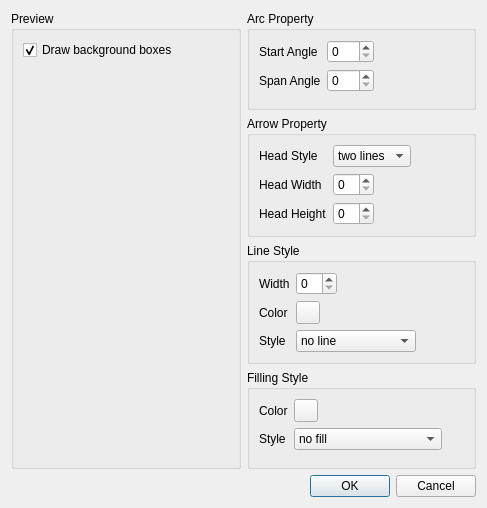
<?xml version="1.0" encoding="UTF-8"?>
<ui version="4.0">
 <class>StyleDialogBase</class>
 <widget class="QDialog" name="StyleDialogBase">
  <property name="geometry">
   <rect>
    <x>0</x>
    <y>0</y>
    <width>487</width>
    <height>508</height>
   </rect>
  </property>
  <property name="windowTitle">
   <string>Style Dialog</string>
  </property>
  <layout class="QVBoxLayout" name="verticalLayout_2">
   <item>
    <layout class="QHBoxLayout" name="horizontalLayout">
     <item>
      <widget class="QGroupBox" name="groupPreview">
       <property name="title">
        <string>Preview</string>
       </property>
       <layout class="QVBoxLayout" name="verticalLayout_3">
        <item>
         <widget class="QCheckBox" name="backgroundCheckBox">
          <property name="text">
           <string>Draw background boxes</string>
          </property>
          <property name="checked">
           <bool>true</bool>
          </property>
         </widget>
        </item>
        <item>
         <spacer name="verticalSpacer">
          <property name="orientation">
           <enum>Qt::Vertical</enum>
          </property>
          <property name="sizeHint" stdset="0">
           <size>
            <width>20</width>
            <height>40</height>
           </size>
          </property>
         </spacer>
        </item>
       </layout>
      </widget>
     </item>
     <item>
      <layout class="QVBoxLayout" name="verticalLayout">
       <item>
        <widget class="QGroupBox" name="arcGroupBox">
         <property name="title">
          <string>Arc Property</string>
         </property>
         <layout class="QFormLayout" name="formLayout_2">
          <property name="fieldGrowthPolicy">
           <enum>QFormLayout::ExpandingFieldsGrow</enum>
          </property>
          <item row="0" column="0">
           <widget class="QLabel" name="startAngleLabel">
            <property name="text">
             <string>Start Angle</string>
            </property>
           </widget>
          </item>
          <item row="0" column="1">
           <widget class="QSpinBox" name="startAngleSpinBox">
            <property name="maximum">
             <number>360</number>
            </property>
           </widget>
          </item>
          <item row="1" column="0">
           <widget class="QLabel" name="spanAngleLabel">
            <property name="text">
             <string>Span Angle</string>
            </property>
           </widget>
          </item>
          <item row="1" column="1">
           <widget class="QSpinBox" name="spanAngleSpinBox">
            <property name="maximum">
             <number>360</number>
            </property>
           </widget>
          </item>
         </layout>
        </widget>
       </item>
       <item>
        <widget class="QGroupBox" name="arrowGroupBox">
         <property name="title">
          <string>Arrow Property</string>
         </property>
         <layout class="QFormLayout" name="formLayout_3">
          <property name="fieldGrowthPolicy">
           <enum>QFormLayout::ExpandingFieldsGrow</enum>
          </property>
          <item row="0" column="0">
           <widget class="QLabel" name="headStyleLabel">
            <property name="text">
             <string>Head Style</string>
            </property>
           </widget>
          </item>
          <item row="0" column="1">
           <widget class="QComboBox" name="arrowStyleComboBox">
            <item>
             <property name="text">
              <string>two lines</string>
             </property>
            </item>
            <item>
             <property name="text">
              <string>filled</string>
             </property>
            </item>
           </widget>
          </item>
          <item row="1" column="0">
           <widget class="QLabel" name="headWidthLabel">
            <property name="text">
             <string>Head Width</string>
            </property>
           </widget>
          </item>
          <item row="1" column="1">
           <widget class="QSpinBox" name="arrowWidthSpinBox"/>
          </item>
          <item row="2" column="0">
           <widget class="QLabel" name="headHeightLabel">
            <property name="text">
             <string>Head Height</string>
            </property>
           </widget>
          </item>
          <item row="2" column="1">
           <widget class="QSpinBox" name="arrowHeightSpinBox"/>
          </item>
         </layout>
        </widget>
       </item>
       <item>
        <widget class="QGroupBox" name="lineGroupBox">
         <property name="title">
          <string>Line Style</string>
         </property>
         <layout class="QFormLayout" name="formLayout_4">
          <property name="fieldGrowthPolicy">
           <enum>QFormLayout::ExpandingFieldsGrow</enum>
          </property>
          <item row="0" column="0">
           <widget class="QLabel" name="widthLabel">
            <property name="text">
             <string>Width</string>
            </property>
           </widget>
          </item>
          <item row="0" column="1">
           <widget class="QSpinBox" name="lineWidthSpinBox">
            <property name="maximum">
             <number>20</number>
            </property>
           </widget>
          </item>
          <item row="1" column="1">
           <widget class="QToolButton" name="lineColorButton">
            <property name="autoFillBackground">
             <bool>true</bool>
            </property>
            <property name="text">
             <string/>
            </property>
           </widget>
          </item>
          <item row="2" column="0">
           <widget class="QLabel" name="styleLabel">
            <property name="text">
             <string>Style</string>
            </property>
           </widget>
          </item>
          <item row="2" column="1">
           <widget class="QComboBox" name="lineStyleComboBox">
            <item>
             <property name="text">
              <string>no line</string>
             </property>
            </item>
            <item>
             <property name="text">
              <string>solid line</string>
             </property>
            </item>
            <item>
             <property name="text">
              <string>dash line</string>
             </property>
            </item>
            <item>
             <property name="text">
              <string>dot line</string>
             </property>
            </item>
            <item>
             <property name="text">
              <string>dash dot line</string>
             </property>
            </item>
            <item>
             <property name="text">
              <string>dash dot dot line</string>
             </property>
            </item>
           </widget>
          </item>
          <item row="1" column="0">
           <widget class="QLabel" name="colorLabel">
            <property name="text">
             <string>Color</string>
            </property>
           </widget>
          </item>
         </layout>
        </widget>
       </item>
       <item>
        <widget class="QGroupBox" name="fillGroupBox">
         <property name="title">
          <string>Filling Style</string>
         </property>
         <layout class="QFormLayout" name="formLayout_5">
          <property name="fieldGrowthPolicy">
           <enum>QFormLayout::ExpandingFieldsGrow</enum>
          </property>
          <item row="2" column="0">
           <widget class="QLabel" name="styleLabel_2">
            <property name="text">
             <string>Style</string>
            </property>
           </widget>
          </item>
          <item row="2" column="1">
           <widget class="QComboBox" name="fillStyleComboBox">
            <item>
             <property name="text">
              <string>no fill</string>
             </property>
            </item>
            <item>
             <property name="text">
              <string>solid</string>
             </property>
            </item>
            <item>
             <property name="text">
              <string>dense1 (densest)</string>
             </property>
            </item>
            <item>
             <property name="text">
              <string>dense2</string>
             </property>
            </item>
            <item>
             <property name="text">
              <string>dense3</string>
             </property>
            </item>
            <item>
             <property name="text">
              <string>dense4</string>
             </property>
            </item>
            <item>
             <property name="text">
              <string>dense5</string>
             </property>
            </item>
            <item>
             <property name="text">
              <string>dense6</string>
             </property>
            </item>
            <item>
             <property name="text">
              <string>dense 7 (least dense)</string>
             </property>
            </item>
            <item>
             <property name="text">
              <string>horizontal line</string>
             </property>
            </item>
            <item>
             <property name="text">
              <string>vertical line</string>
             </property>
            </item>
            <item>
             <property name="text">
              <string>crossed lines</string>
             </property>
            </item>
            <item>
             <property name="text">
              <string>hatched backward</string>
             </property>
            </item>
            <item>
             <property name="text">
              <string>hatched forward</string>
             </property>
            </item>
            <item>
             <property name="text">
              <string>diagonal crossed</string>
             </property>
            </item>
           </widget>
          </item>
          <item row="1" column="1">
           <widget class="QToolButton" name="fillColorButton">
            <property name="autoFillBackground">
             <bool>true</bool>
            </property>
            <property name="text">
             <string/>
            </property>
           </widget>
          </item>
          <item row="1" column="0">
           <widget class="QLabel" name="colorLabel_2">
            <property name="text">
             <string>Color</string>
            </property>
           </widget>
          </item>
         </layout>
        </widget>
       </item>
      </layout>
     </item>
    </layout>
   </item>
   <item>
    <widget class="QDialogButtonBox" name="buttonBox">
     <property name="orientation">
      <enum>Qt::Horizontal</enum>
     </property>
     <property name="standardButtons">
      <set>QDialogButtonBox::Cancel|QDialogButtonBox::Ok</set>
     </property>
    </widget>
   </item>
  </layout>
 </widget>
 <resources/>
 <connections>
  <connection>
   <sender>buttonBox</sender>
   <signal>accepted()</signal>
   <receiver>StyleDialogBase</receiver>
   <slot>accept()</slot>
   <hints>
    <hint type="sourcelabel">
     <x>248</x>
     <y>254</y>
    </hint>
    <hint type="destinationlabel">
     <x>157</x>
     <y>274</y>
    </hint>
   </hints>
  </connection>
  <connection>
   <sender>buttonBox</sender>
   <signal>rejected()</signal>
   <receiver>StyleDialogBase</receiver>
   <slot>reject()</slot>
   <hints>
    <hint type="sourcelabel">
     <x>316</x>
     <y>260</y>
    </hint>
    <hint type="destinationlabel">
     <x>286</x>
     <y>274</y>
    </hint>
   </hints>
  </connection>
 </connections>
</ui>
